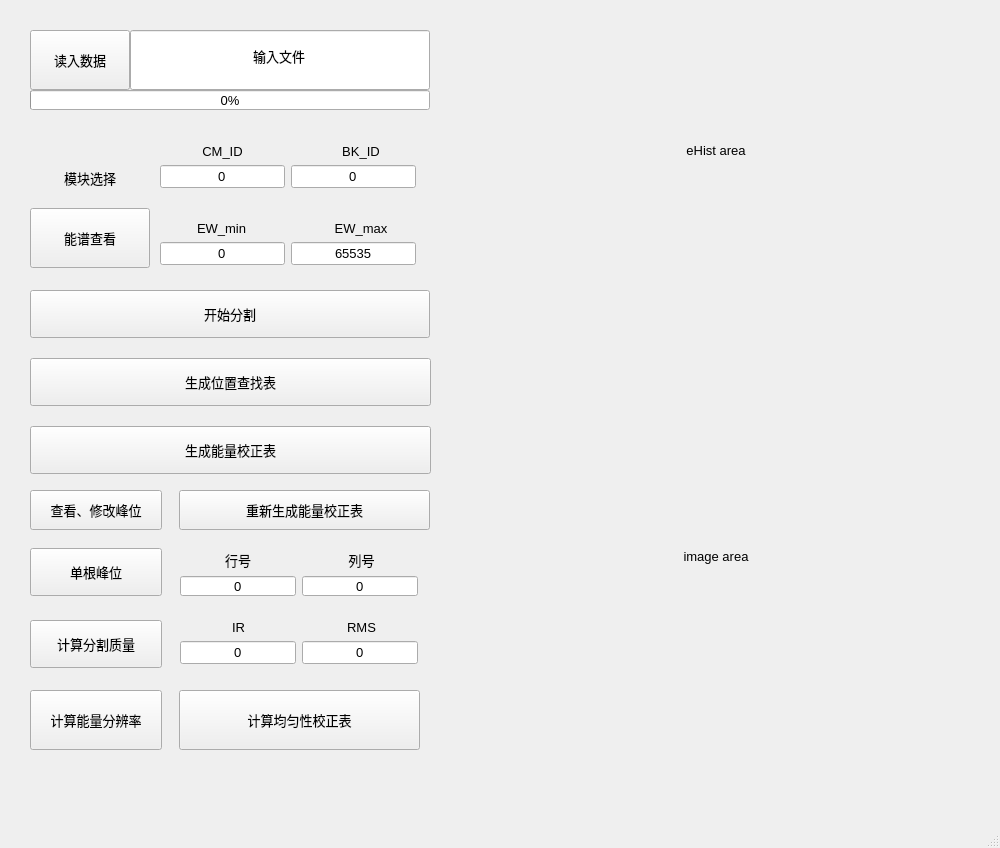
<?xml version="1.0" encoding="UTF-8"?>
<ui version="4.0">
 <class>MainWindow</class>
 <widget class="QMainWindow" name="MainWindow">
  <property name="geometry">
   <rect>
    <x>0</x>
    <y>0</y>
    <width>1000</width>
    <height>848</height>
   </rect>
  </property>
  <property name="windowTitle">
   <string>MainWindow</string>
  </property>
  <widget class="QWidget" name="centralwidget">
   <widget class="QLineEdit" name="lineEdit_dataPath">
    <property name="geometry">
     <rect>
      <x>130</x>
      <y>30</y>
      <width>300</width>
      <height>60</height>
     </rect>
    </property>
    <property name="font">
     <font>
      <pointsize>10</pointsize>
     </font>
    </property>
    <property name="text">
     <string>输入文件</string>
    </property>
    <property name="alignment">
     <set>Qt::AlignCenter</set>
    </property>
   </widget>
   <widget class="QPushButton" name="pushButton_readinData">
    <property name="geometry">
     <rect>
      <x>30</x>
      <y>30</y>
      <width>100</width>
      <height>60</height>
     </rect>
    </property>
    <property name="font">
     <font>
      <pointsize>10</pointsize>
     </font>
    </property>
    <property name="text">
     <string>读入数据</string>
    </property>
   </widget>
   <widget class="QPushButton" name="pushButton_setEW">
    <property name="geometry">
     <rect>
      <x>30</x>
      <y>208</y>
      <width>120</width>
      <height>60</height>
     </rect>
    </property>
    <property name="font">
     <font>
      <pointsize>10</pointsize>
     </font>
    </property>
    <property name="text">
     <string>能谱查看</string>
    </property>
   </widget>
   <widget class="QLabel" name="label_chooseBK">
    <property name="geometry">
     <rect>
      <x>50</x>
      <y>160</y>
      <width>80</width>
      <height>36</height>
     </rect>
    </property>
    <property name="font">
     <font>
      <pointsize>10</pointsize>
     </font>
    </property>
    <property name="text">
     <string>模块选择</string>
    </property>
    <property name="alignment">
     <set>Qt::AlignCenter</set>
    </property>
   </widget>
   <widget class="QPushButton" name="pushButton_segment">
    <property name="geometry">
     <rect>
      <x>30</x>
      <y>290</y>
      <width>400</width>
      <height>48</height>
     </rect>
    </property>
    <property name="font">
     <font>
      <pointsize>10</pointsize>
     </font>
    </property>
    <property name="text">
     <string>开始分割</string>
    </property>
   </widget>
   <widget class="QPushButton" name="pushButton_genPositionLUT">
    <property name="geometry">
     <rect>
      <x>30</x>
      <y>358</y>
      <width>401</width>
      <height>48</height>
     </rect>
    </property>
    <property name="font">
     <font>
      <pointsize>10</pointsize>
     </font>
    </property>
    <property name="text">
     <string>生成位置查找表</string>
    </property>
   </widget>
   <widget class="QPushButton" name="pushButton_genEnergyLUT">
    <property name="geometry">
     <rect>
      <x>30</x>
      <y>426</y>
      <width>401</width>
      <height>48</height>
     </rect>
    </property>
    <property name="font">
     <font>
      <pointsize>10</pointsize>
     </font>
    </property>
    <property name="text">
     <string>生成能量校正表</string>
    </property>
   </widget>
   <widget class="QPushButton" name="pushButton_calPeaks">
    <property name="geometry">
     <rect>
      <x>30</x>
      <y>490</y>
      <width>132</width>
      <height>40</height>
     </rect>
    </property>
    <property name="font">
     <font>
      <pointsize>10</pointsize>
     </font>
    </property>
    <property name="text">
     <string>查看、修改峰位</string>
    </property>
   </widget>
   <widget class="QPushButton" name="pushButton_calOnePeak">
    <property name="geometry">
     <rect>
      <x>30</x>
      <y>548</y>
      <width>132</width>
      <height>48</height>
     </rect>
    </property>
    <property name="font">
     <font>
      <pointsize>10</pointsize>
     </font>
    </property>
    <property name="text">
     <string>单根峰位</string>
    </property>
   </widget>
   <widget class="QWidget" name="layoutWidget1">
    <property name="geometry">
     <rect>
      <x>180</x>
      <y>550</y>
      <width>241</width>
      <height>46</height>
     </rect>
    </property>
    <layout class="QFormLayout" name="formLayout_crystalIDEdit">
     <property name="labelAlignment">
      <set>Qt::AlignCenter</set>
     </property>
     <property name="formAlignment">
      <set>Qt::AlignHCenter|Qt::AlignTop</set>
     </property>
     <item row="0" column="0">
      <widget class="QLabel" name="label_rowID">
       <property name="font">
        <font>
         <pointsize>10</pointsize>
        </font>
       </property>
       <property name="text">
        <string>行号</string>
       </property>
       <property name="alignment">
        <set>Qt::AlignCenter</set>
       </property>
      </widget>
     </item>
     <item row="0" column="1">
      <widget class="QLabel" name="label_colID">
       <property name="font">
        <font>
         <pointsize>10</pointsize>
        </font>
       </property>
       <property name="text">
        <string>列号</string>
       </property>
       <property name="alignment">
        <set>Qt::AlignCenter</set>
       </property>
      </widget>
     </item>
     <item row="1" column="0">
      <widget class="QLineEdit" name="lineEdit_rowID">
       <property name="maximumSize">
        <size>
         <width>116</width>
         <height>16777215</height>
        </size>
       </property>
       <property name="font">
        <font>
         <pointsize>10</pointsize>
        </font>
       </property>
       <property name="text">
        <string>0</string>
       </property>
       <property name="alignment">
        <set>Qt::AlignCenter</set>
       </property>
      </widget>
     </item>
     <item row="1" column="1">
      <widget class="QLineEdit" name="lineEdit_colID">
       <property name="maximumSize">
        <size>
         <width>116</width>
         <height>16777215</height>
        </size>
       </property>
       <property name="font">
        <font>
         <pointsize>10</pointsize>
        </font>
       </property>
       <property name="text">
        <string>0</string>
       </property>
       <property name="alignment">
        <set>Qt::AlignCenter</set>
       </property>
      </widget>
     </item>
    </layout>
   </widget>
   <widget class="QWidget" name="layoutWidget2">
    <property name="geometry">
     <rect>
      <x>160</x>
      <y>130</y>
      <width>271</width>
      <height>71</height>
     </rect>
    </property>
    <layout class="QFormLayout" name="formLayout_BKIDEdit">
     <property name="labelAlignment">
      <set>Qt::AlignCenter</set>
     </property>
     <property name="formAlignment">
      <set>Qt::AlignCenter</set>
     </property>
     <item row="0" column="0">
      <widget class="QLabel" name="label_CMID">
       <property name="font">
        <font>
         <pointsize>10</pointsize>
        </font>
       </property>
       <property name="text">
        <string>CM_ID</string>
       </property>
       <property name="alignment">
        <set>Qt::AlignCenter</set>
       </property>
      </widget>
     </item>
     <item row="0" column="1">
      <widget class="QLabel" name="label_BKID">
       <property name="font">
        <font>
         <pointsize>10</pointsize>
        </font>
       </property>
       <property name="text">
        <string>BK_ID</string>
       </property>
       <property name="alignment">
        <set>Qt::AlignCenter</set>
       </property>
      </widget>
     </item>
     <item row="1" column="0">
      <widget class="QLineEdit" name="lineEdit_CMID">
       <property name="maximumSize">
        <size>
         <width>125</width>
         <height>16777215</height>
        </size>
       </property>
       <property name="font">
        <font>
         <pointsize>10</pointsize>
        </font>
       </property>
       <property name="text">
        <string>0</string>
       </property>
       <property name="alignment">
        <set>Qt::AlignCenter</set>
       </property>
      </widget>
     </item>
     <item row="1" column="1">
      <widget class="QLineEdit" name="lineEdit_BKID">
       <property name="maximumSize">
        <size>
         <width>125</width>
         <height>16777215</height>
        </size>
       </property>
       <property name="font">
        <font>
         <pointsize>10</pointsize>
        </font>
       </property>
       <property name="text">
        <string>0</string>
       </property>
       <property name="alignment">
        <set>Qt::AlignCenter</set>
       </property>
      </widget>
     </item>
    </layout>
   </widget>
   <widget class="QWidget" name="layoutWidget3">
    <property name="geometry">
     <rect>
      <x>160</x>
      <y>220</y>
      <width>271</width>
      <height>46</height>
     </rect>
    </property>
    <layout class="QFormLayout" name="formLayout_EWEdit">
     <property name="labelAlignment">
      <set>Qt::AlignCenter</set>
     </property>
     <property name="formAlignment">
      <set>Qt::AlignCenter</set>
     </property>
     <item row="0" column="0">
      <widget class="QLabel" name="label_minEW">
       <property name="font">
        <font>
         <pointsize>10</pointsize>
        </font>
       </property>
       <property name="text">
        <string>EW_min</string>
       </property>
      </widget>
     </item>
     <item row="0" column="1">
      <widget class="QLabel" name="label_maxEW">
       <property name="font">
        <font>
         <pointsize>10</pointsize>
        </font>
       </property>
       <property name="text">
        <string>EW_max</string>
       </property>
       <property name="alignment">
        <set>Qt::AlignCenter</set>
       </property>
      </widget>
     </item>
     <item row="1" column="0">
      <widget class="QLineEdit" name="lineEdit_minEW">
       <property name="maximumSize">
        <size>
         <width>125</width>
         <height>16777215</height>
        </size>
       </property>
       <property name="font">
        <font>
         <pointsize>10</pointsize>
        </font>
       </property>
       <property name="text">
        <string>0</string>
       </property>
       <property name="alignment">
        <set>Qt::AlignCenter</set>
       </property>
      </widget>
     </item>
     <item row="1" column="1">
      <widget class="QLineEdit" name="lineEdit_maxEW">
       <property name="maximumSize">
        <size>
         <width>125</width>
         <height>16777215</height>
        </size>
       </property>
       <property name="font">
        <font>
         <pointsize>10</pointsize>
        </font>
       </property>
       <property name="text">
        <string>65535</string>
       </property>
       <property name="alignment">
        <set>Qt::AlignCenter</set>
       </property>
      </widget>
     </item>
    </layout>
   </widget>
   <widget class="QProgressBar" name="progressBar_readinData">
    <property name="geometry">
     <rect>
      <x>30</x>
      <y>90</y>
      <width>400</width>
      <height>20</height>
     </rect>
    </property>
    <property name="font">
     <font>
      <pointsize>10</pointsize>
     </font>
    </property>
    <property name="value">
     <number>0</number>
    </property>
    <property name="alignment">
     <set>Qt::AlignCenter</set>
    </property>
    <property name="textVisible">
     <bool>true</bool>
    </property>
   </widget>
   <widget class="LabelFloodmap" name="label_floodmap">
    <property name="geometry">
     <rect>
      <x>460</x>
      <y>300</y>
      <width>512</width>
      <height>512</height>
     </rect>
    </property>
    <property name="font">
     <font>
      <pointsize>10</pointsize>
     </font>
    </property>
    <property name="text">
     <string>image area</string>
    </property>
    <property name="alignment">
     <set>Qt::AlignCenter</set>
    </property>
   </widget>
   <widget class="LabelHistogram" name="label_eHist">
    <property name="geometry">
     <rect>
      <x>460</x>
      <y>0</y>
      <width>512</width>
      <height>300</height>
     </rect>
    </property>
    <property name="font">
     <font>
      <pointsize>10</pointsize>
     </font>
    </property>
    <property name="text">
     <string>eHist area</string>
    </property>
    <property name="alignment">
     <set>Qt::AlignCenter</set>
    </property>
   </widget>
   <widget class="QPushButton" name="pushButton_calSegFOM">
    <property name="geometry">
     <rect>
      <x>30</x>
      <y>620</y>
      <width>132</width>
      <height>48</height>
     </rect>
    </property>
    <property name="font">
     <font>
      <pointsize>10</pointsize>
     </font>
    </property>
    <property name="text">
     <string>计算分割质量</string>
    </property>
   </widget>
   <widget class="QWidget" name="layoutWidget1_2">
    <property name="geometry">
     <rect>
      <x>180</x>
      <y>620</y>
      <width>241</width>
      <height>46</height>
     </rect>
    </property>
    <layout class="QFormLayout" name="formLayout_segFOM">
     <property name="labelAlignment">
      <set>Qt::AlignCenter</set>
     </property>
     <property name="formAlignment">
      <set>Qt::AlignHCenter|Qt::AlignTop</set>
     </property>
     <item row="0" column="0">
      <widget class="QLabel" name="label_IR">
       <property name="font">
        <font>
         <pointsize>10</pointsize>
        </font>
       </property>
       <property name="text">
        <string>IR</string>
       </property>
       <property name="alignment">
        <set>Qt::AlignCenter</set>
       </property>
      </widget>
     </item>
     <item row="0" column="1">
      <widget class="QLabel" name="label_RMS">
       <property name="font">
        <font>
         <pointsize>10</pointsize>
        </font>
       </property>
       <property name="text">
        <string>RMS</string>
       </property>
       <property name="alignment">
        <set>Qt::AlignCenter</set>
       </property>
      </widget>
     </item>
     <item row="1" column="0">
      <widget class="QLineEdit" name="lineEdit_IR">
       <property name="maximumSize">
        <size>
         <width>116</width>
         <height>16777215</height>
        </size>
       </property>
       <property name="font">
        <font>
         <pointsize>10</pointsize>
        </font>
       </property>
       <property name="text">
        <string>0</string>
       </property>
       <property name="alignment">
        <set>Qt::AlignCenter</set>
       </property>
      </widget>
     </item>
     <item row="1" column="1">
      <widget class="QLineEdit" name="lineEdit_RMS">
       <property name="minimumSize">
        <size>
         <width>80</width>
         <height>0</height>
        </size>
       </property>
       <property name="maximumSize">
        <size>
         <width>116</width>
         <height>16777215</height>
        </size>
       </property>
       <property name="font">
        <font>
         <pointsize>10</pointsize>
        </font>
       </property>
       <property name="text">
        <string>0</string>
       </property>
       <property name="alignment">
        <set>Qt::AlignCenter</set>
       </property>
      </widget>
     </item>
    </layout>
   </widget>
   <widget class="QPushButton" name="pushButton_writePeaks">
    <property name="geometry">
     <rect>
      <x>179</x>
      <y>490</y>
      <width>251</width>
      <height>40</height>
     </rect>
    </property>
    <property name="font">
     <font>
      <pointsize>10</pointsize>
     </font>
    </property>
    <property name="text">
     <string>重新生成能量校正表</string>
    </property>
   </widget>
   <widget class="QPushButton" name="pushButton_calEnergyResolution">
    <property name="geometry">
     <rect>
      <x>30</x>
      <y>690</y>
      <width>132</width>
      <height>60</height>
     </rect>
    </property>
    <property name="font">
     <font>
      <pointsize>10</pointsize>
     </font>
    </property>
    <property name="text">
     <string>计算能量分辨率</string>
    </property>
   </widget>
   <widget class="QPushButton" name="pushButton_calUniformity">
    <property name="geometry">
     <rect>
      <x>179</x>
      <y>690</y>
      <width>241</width>
      <height>60</height>
     </rect>
    </property>
    <property name="font">
     <font>
      <pointsize>10</pointsize>
     </font>
    </property>
    <property name="text">
     <string>计算均匀性校正表</string>
    </property>
   </widget>
  </widget>
  <widget class="QStatusBar" name="statusbar"/>
 </widget>
 <customwidgets>
  <customwidget>
   <class>LabelHistogram</class>
   <extends>QLabel</extends>
   <header>LabelHistogram.h</header>
  </customwidget>
  <customwidget>
   <class>LabelFloodmap</class>
   <extends>QLabel</extends>
   <header>LabelFloodmap.h</header>
  </customwidget>
 </customwidgets>
 <resources/>
 <connections/>
</ui>
